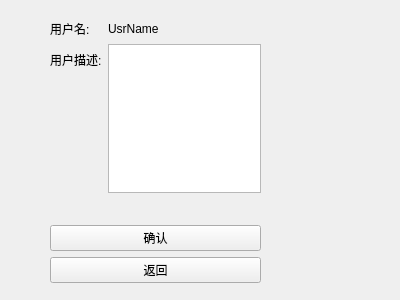
<?xml version="1.0" encoding="UTF-8"?>
<ui version="4.0">
 <class>UsrManagerUI_modifydescription</class>
 <widget class="QWidget" name="UsrManagerUI_modifydescription">
  <property name="windowModality">
   <enum>Qt::ApplicationModal</enum>
  </property>
  <property name="geometry">
   <rect>
    <x>0</x>
    <y>0</y>
    <width>400</width>
    <height>300</height>
   </rect>
  </property>
  <property name="windowTitle">
   <string>Form</string>
  </property>
  <widget class="QWidget" name="formLayoutWidget">
   <property name="geometry">
    <rect>
     <x>40</x>
     <y>10</y>
     <width>231</width>
     <height>283</height>
    </rect>
   </property>
   <layout class="QFormLayout" name="formLayout">
    <property name="leftMargin">
     <number>10</number>
    </property>
    <property name="topMargin">
     <number>10</number>
    </property>
    <property name="rightMargin">
     <number>10</number>
    </property>
    <property name="bottomMargin">
     <number>10</number>
    </property>
    <item row="0" column="0">
     <widget class="QLabel" name="label">
      <property name="text">
       <string>用户名:</string>
      </property>
     </widget>
    </item>
    <item row="0" column="1">
     <widget class="QLabel" name="lbUsrName">
      <property name="text">
       <string>UsrName</string>
      </property>
     </widget>
    </item>
    <item row="1" column="0">
     <widget class="QLabel" name="label_5">
      <property name="text">
       <string>用户描述:</string>
      </property>
     </widget>
    </item>
    <item row="1" column="1">
     <widget class="QTextEdit" name="teUsrDescript"/>
    </item>
    <item row="2" column="0">
     <spacer name="verticalSpacer">
      <property name="orientation">
       <enum>Qt::Vertical</enum>
      </property>
      <property name="sizeHint" stdset="0">
       <size>
        <width>20</width>
        <height>40</height>
       </size>
      </property>
     </spacer>
    </item>
    <item row="2" column="1">
     <spacer name="horizontalSpacer">
      <property name="orientation">
       <enum>Qt::Horizontal</enum>
      </property>
      <property name="sizeHint" stdset="0">
       <size>
        <width>40</width>
        <height>20</height>
       </size>
      </property>
     </spacer>
    </item>
    <item row="4" column="0" colspan="2">
     <widget class="QPushButton" name="pbModifyLevel">
      <property name="text">
       <string>确认</string>
      </property>
     </widget>
    </item>
    <item row="5" column="0" colspan="2">
     <widget class="QPushButton" name="pbBack">
      <property name="text">
       <string>返回</string>
      </property>
     </widget>
    </item>
   </layout>
  </widget>
 </widget>
 <resources/>
 <connections/>
</ui>
